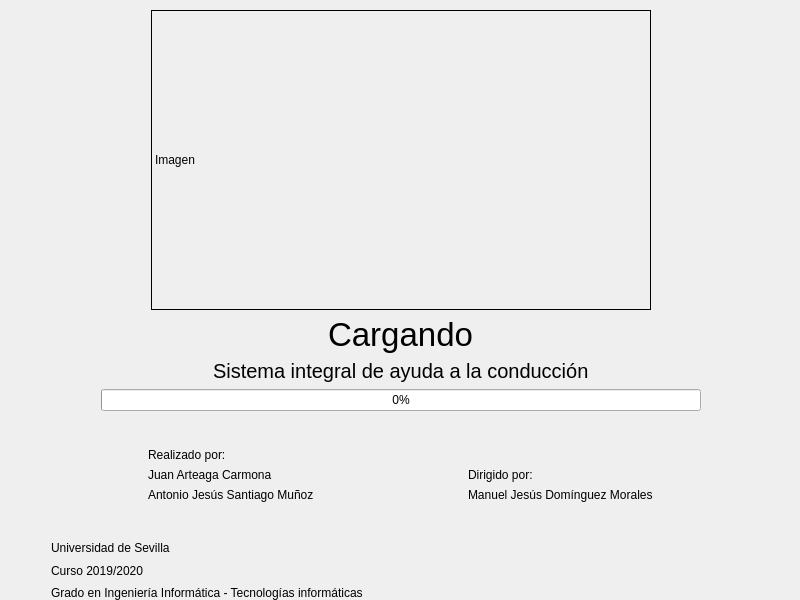
<?xml version="1.0" encoding="UTF-8"?>
<ui version="4.0">
 <class>PantallaCargaTFG</class>
 <widget class="QMainWindow" name="PantallaCargaTFG">
  <property name="geometry">
   <rect>
    <x>0</x>
    <y>0</y>
    <width>800</width>
    <height>600</height>
   </rect>
  </property>
  <property name="minimumSize">
   <size>
    <width>800</width>
    <height>600</height>
   </size>
  </property>
  <property name="maximumSize">
   <size>
    <width>800</width>
    <height>600</height>
   </size>
  </property>
  <property name="windowTitle">
   <string>Cargando - US-TFG-SistemaAyudaConducción</string>
  </property>
  <widget class="QWidget" name="centralwidget">
   <widget class="QWidget" name="verticalLayoutWidget">
    <property name="geometry">
     <rect>
      <x>0</x>
      <y>10</y>
      <width>801</width>
      <height>591</height>
     </rect>
    </property>
    <layout class="QVBoxLayout" name="verticalLayout">
     <item>
      <layout class="QHBoxLayout" name="horizontalLayout">
       <item>
        <spacer name="horizontalSpacer">
         <property name="orientation">
          <enum>Qt::Horizontal</enum>
         </property>
         <property name="sizeHint" stdset="0">
          <size>
           <width>40</width>
           <height>20</height>
          </size>
         </property>
        </spacer>
       </item>
       <item>
        <widget class="QLabel" name="label_2">
         <property name="minimumSize">
          <size>
           <width>500</width>
           <height>300</height>
          </size>
         </property>
         <property name="maximumSize">
          <size>
           <width>500</width>
           <height>300</height>
          </size>
         </property>
         <property name="frameShape">
          <enum>QFrame::Box</enum>
         </property>
         <property name="text">
          <string>Imagen</string>
         </property>
        </widget>
       </item>
       <item>
        <spacer name="horizontalSpacer_2">
         <property name="orientation">
          <enum>Qt::Horizontal</enum>
         </property>
         <property name="sizeHint" stdset="0">
          <size>
           <width>40</width>
           <height>20</height>
          </size>
         </property>
        </spacer>
       </item>
      </layout>
     </item>
     <item>
      <layout class="QHBoxLayout" name="horizontalLayout_3">
       <item>
        <spacer name="horizontalSpacer_4">
         <property name="orientation">
          <enum>Qt::Horizontal</enum>
         </property>
         <property name="sizeHint" stdset="0">
          <size>
           <width>40</width>
           <height>20</height>
          </size>
         </property>
        </spacer>
       </item>
       <item>
        <widget class="QLabel" name="label_3">
         <property name="font">
          <font>
           <pointsize>25</pointsize>
          </font>
         </property>
         <property name="text">
          <string>Cargando</string>
         </property>
         <property name="scaledContents">
          <bool>false</bool>
         </property>
         <property name="alignment">
          <set>Qt::AlignCenter</set>
         </property>
         <property name="textInteractionFlags">
          <set>Qt::NoTextInteraction</set>
         </property>
        </widget>
       </item>
       <item>
        <spacer name="horizontalSpacer_3">
         <property name="orientation">
          <enum>Qt::Horizontal</enum>
         </property>
         <property name="sizeHint" stdset="0">
          <size>
           <width>40</width>
           <height>20</height>
          </size>
         </property>
        </spacer>
       </item>
      </layout>
     </item>
     <item>
      <layout class="QHBoxLayout" name="horizontalLayout_6">
       <item>
        <spacer name="horizontalSpacer_5">
         <property name="orientation">
          <enum>Qt::Horizontal</enum>
         </property>
         <property name="sizeHint" stdset="0">
          <size>
           <width>40</width>
           <height>20</height>
          </size>
         </property>
        </spacer>
       </item>
       <item>
        <widget class="QLabel" name="label_4">
         <property name="font">
          <font>
           <pointsize>15</pointsize>
          </font>
         </property>
         <property name="text">
          <string>Sistema integral de ayuda a la conducción</string>
         </property>
        </widget>
       </item>
       <item>
        <spacer name="horizontalSpacer_6">
         <property name="orientation">
          <enum>Qt::Horizontal</enum>
         </property>
         <property name="sizeHint" stdset="0">
          <size>
           <width>40</width>
           <height>20</height>
          </size>
         </property>
        </spacer>
       </item>
      </layout>
     </item>
     <item>
      <layout class="QHBoxLayout" name="horizontalLayout_2">
       <item>
        <spacer name="horizontalSpacer_14">
         <property name="orientation">
          <enum>Qt::Horizontal</enum>
         </property>
         <property name="sizeHint" stdset="0">
          <size>
           <width>40</width>
           <height>20</height>
          </size>
         </property>
        </spacer>
       </item>
       <item>
        <widget class="QProgressBar" name="progressBar">
         <property name="minimumSize">
          <size>
           <width>600</width>
           <height>0</height>
          </size>
         </property>
         <property name="value">
          <number>0</number>
         </property>
        </widget>
       </item>
       <item>
        <spacer name="horizontalSpacer_13">
         <property name="orientation">
          <enum>Qt::Horizontal</enum>
         </property>
         <property name="sizeHint" stdset="0">
          <size>
           <width>40</width>
           <height>20</height>
          </size>
         </property>
        </spacer>
       </item>
      </layout>
     </item>
     <item>
      <spacer name="verticalSpacer_2">
       <property name="orientation">
        <enum>Qt::Vertical</enum>
       </property>
       <property name="sizeHint" stdset="0">
        <size>
         <width>20</width>
         <height>40</height>
        </size>
       </property>
      </spacer>
     </item>
     <item>
      <layout class="QHBoxLayout" name="horizontalLayout_4">
       <item>
        <spacer name="horizontalSpacer_7">
         <property name="orientation">
          <enum>Qt::Horizontal</enum>
         </property>
         <property name="sizeHint" stdset="0">
          <size>
           <width>40</width>
           <height>20</height>
          </size>
         </property>
        </spacer>
       </item>
       <item>
        <layout class="QVBoxLayout" name="verticalLayout_2">
         <item>
          <widget class="QLabel" name="label_7">
           <property name="text">
            <string>Realizado por:</string>
           </property>
          </widget>
         </item>
         <item>
          <widget class="QLabel" name="label_6">
           <property name="text">
            <string>Juan Arteaga Carmona</string>
           </property>
          </widget>
         </item>
         <item>
          <widget class="QLabel" name="label_5">
           <property name="text">
            <string>Antonio Jesús Santiago Muñoz</string>
           </property>
          </widget>
         </item>
        </layout>
       </item>
       <item>
        <spacer name="horizontalSpacer_9">
         <property name="orientation">
          <enum>Qt::Horizontal</enum>
         </property>
         <property name="sizeHint" stdset="0">
          <size>
           <width>40</width>
           <height>20</height>
          </size>
         </property>
        </spacer>
       </item>
       <item>
        <layout class="QVBoxLayout" name="verticalLayout_3">
         <item>
          <widget class="QLabel" name="label_8">
           <property name="text">
            <string/>
           </property>
          </widget>
         </item>
         <item>
          <widget class="QLabel" name="label_10">
           <property name="text">
            <string>Dirigido por:</string>
           </property>
          </widget>
         </item>
         <item>
          <widget class="QLabel" name="label_9">
           <property name="text">
            <string>Manuel Jesús Domínguez Morales</string>
           </property>
          </widget>
         </item>
        </layout>
       </item>
       <item>
        <spacer name="horizontalSpacer_8">
         <property name="orientation">
          <enum>Qt::Horizontal</enum>
         </property>
         <property name="sizeHint" stdset="0">
          <size>
           <width>40</width>
           <height>20</height>
          </size>
         </property>
        </spacer>
       </item>
      </layout>
     </item>
     <item>
      <spacer name="verticalSpacer">
       <property name="orientation">
        <enum>Qt::Vertical</enum>
       </property>
       <property name="sizeHint" stdset="0">
        <size>
         <width>20</width>
         <height>40</height>
        </size>
       </property>
      </spacer>
     </item>
     <item>
      <layout class="QHBoxLayout" name="horizontalLayout_7">
       <item>
        <spacer name="horizontalSpacer_10">
         <property name="orientation">
          <enum>Qt::Horizontal</enum>
         </property>
         <property name="sizeHint" stdset="0">
          <size>
           <width>40</width>
           <height>20</height>
          </size>
         </property>
        </spacer>
       </item>
       <item>
        <layout class="QVBoxLayout" name="verticalLayout_4">
         <item>
          <widget class="QLabel" name="label_11">
           <property name="text">
            <string>Universidad de Sevilla</string>
           </property>
          </widget>
         </item>
         <item>
          <widget class="QLabel" name="label_12">
           <property name="text">
            <string>Curso 2019/2020</string>
           </property>
          </widget>
         </item>
         <item>
          <widget class="QLabel" name="label_13">
           <property name="text">
            <string>Grado en Ingeniería Informática - Tecnologías informáticas</string>
           </property>
          </widget>
         </item>
        </layout>
       </item>
       <item>
        <spacer name="horizontalSpacer_12">
         <property name="orientation">
          <enum>Qt::Horizontal</enum>
         </property>
         <property name="sizeHint" stdset="0">
          <size>
           <width>40</width>
           <height>20</height>
          </size>
         </property>
        </spacer>
       </item>
       <item>
        <widget class="QLabel" name="imagenescuela">
         <property name="minimumSize">
          <size>
           <width>331</width>
           <height>61</height>
          </size>
         </property>
         <property name="maximumSize">
          <size>
           <width>331</width>
           <height>61</height>
          </size>
         </property>
         <property name="text">
          <string/>
         </property>
         <property name="pixmap">
          <pixmap>../../Documentacion/MemoriaJuan/Presentacion/imgs/logo-ETSII-US-Horizontal-Color.png</pixmap>
         </property>
         <property name="scaledContents">
          <bool>true</bool>
         </property>
        </widget>
       </item>
       <item>
        <spacer name="horizontalSpacer_11">
         <property name="orientation">
          <enum>Qt::Horizontal</enum>
         </property>
         <property name="sizeHint" stdset="0">
          <size>
           <width>40</width>
           <height>20</height>
          </size>
         </property>
        </spacer>
       </item>
      </layout>
     </item>
    </layout>
   </widget>
  </widget>
 </widget>
 <resources/>
 <connections/>
</ui>
